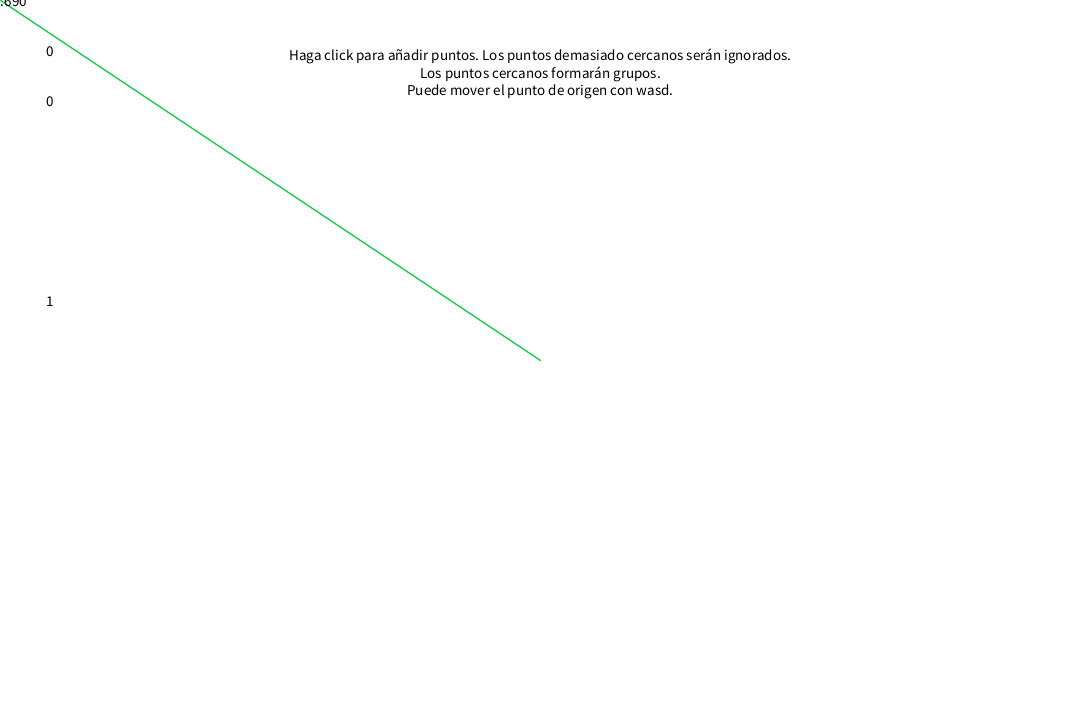
Frame 1 (no input)
Frame 60 (the mouse pressed at the canvas centre just before this capture): identical to frame 1, image omitted
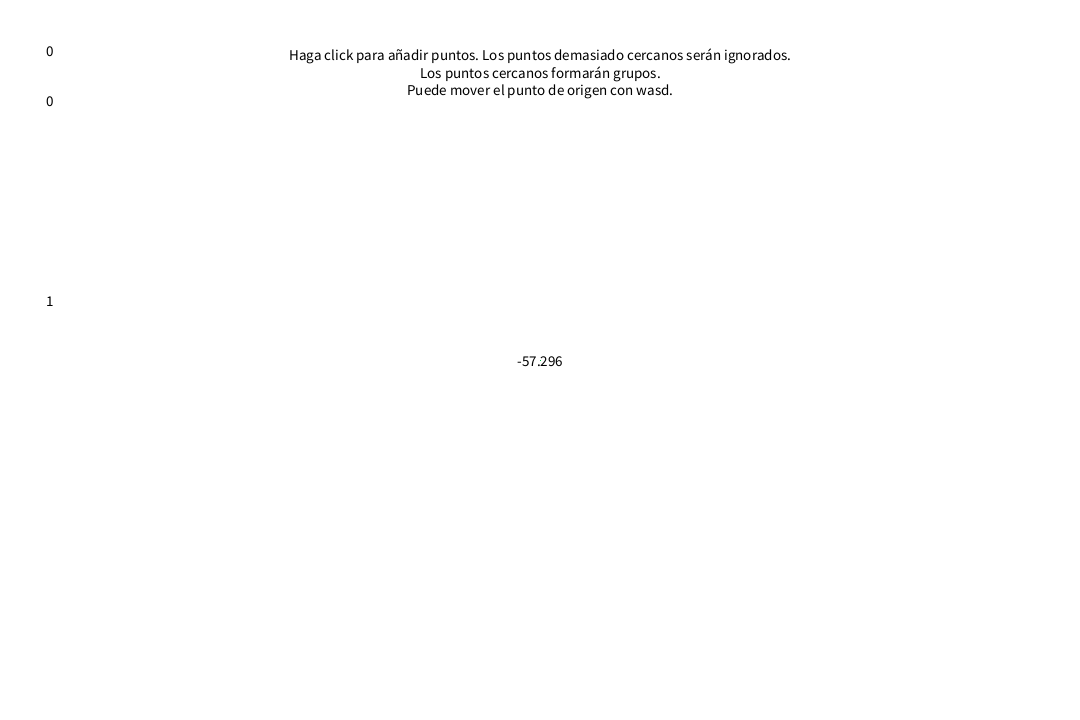
Frame 120 (the mouse held since frame 60 and released just before this capture)

The Processing sketch that drew these frames (run headless with seeded random() and noise(); from frame 60 on, the mouse is pressed at the canvas centre):

// Processing sketch: PathFinder
// ── PathFinder.pde
class Punto {
  int x, y;
  Punto (int xpos, int ypos) {
    x=xpos;
    y=ypos;
  }
}

ArrayList<ArrayList<Punto>> objetos= new ArrayList<ArrayList<Punto>>(); //este array contiene a los objetos, que son todos los grupos de puntos
ArrayList<ArrayList<Punto>> obstaculos= new ArrayList<ArrayList<Punto>>(); //este array contiene a los obstaculos, que son los objetos en el camino del robot
Punto origen = new Punto(540, 360);//un punto colocado en el centro del mapa, mas adelante sera la posicion del robot
Punto mouse = new Punto(0, 0);

ArrayList<ArrayList<Punto>> rutas= new ArrayList<ArrayList<Punto>>(); //cada ruta es una serie de puntos que definen la ruta si se sigue de incio a fin

void setup() {
  size(1080, 720);
  stroke(0);
  textSize(15);
  textAlign(CENTER, CENTER);
  surface.setTitle("MovAut");
}


void draw() {
  obstaculos.clear();
  mouse.x=mouseX;
  mouse.y=mouseY;
  background(255);

  fill(0);
  text("Haga click para añadir puntos. Los puntos demasiado cercanos serán ignorados.\nLos puntos cercanos formarán grupos.\nPuede mover el punto de origen con wasd.", width*0.5, height*0.1);

  getRutas(origen,mouse);
  fill(0,0,255);
  for(int i=0;i<rutas.size();i++)
    line(origen,rutas.get(i).get(0));


  /*if (obstaculos.size()>0) { 
    stroke(255, 0, 0);
    drawPoint(origen);
    fill(255, 0, 0);
  } else {
    stroke(0, 255, 0);
    drawPoint(origen);
    fill(0, 255, 0);
  }*/
  stroke(0,255,0);
  line(origen, mouse);

  stroke(0);
  for (int i=0; i<objetos.size(); i++) {  //dibuja todos los puntos
    for (int j=0; j<objetos.get(i).size(); j++) {
      drawPoint(objetos.get(i).get(j));
      fill(0);
      text(j, objetos.get(i).get(j).x, objetos.get(i).get(j).y);
    }
  }

  fill(0);
  text(obstaculos.size(), 50, 50);
  text(objetos.size(), 50, 100);

  text(anguloY(mouse,origen)*360.0/(2*PI),mouseX,mouseY);
}

void drawPoint(Punto p) {  //dibuja un punto de una forma mas visual que point()
  fill(255);
  circle(p.x, p.y, 6);
  circle(p.x, p.y, 2);
}

void addPoint(int x, int y) { //añade un punto al grupo que este suficientemente cerca, en caso de que no lo haya crea uno para el nuevo punto
  boolean perteneceGrupo = false;
  boolean demasiadoCerca = false;
  Punto nuevo = new Punto(x, y);
  int grupo=-1;
  for (int i=0; i<objetos.size(); i++) { //este for comprueba que el punto no esta demasiado cerca a ningun otro grupo
    for (int j=0; j<objetos.get(i).size(); j++) {
      if (dist(objetos.get(i).get(j), nuevo)<10)
        demasiadoCerca=true;
    }
  obstacles:
    for (int j=0; j<objetos.get(i).size(); j++) {
      if (dist(objetos.get(i).get(j), nuevo)<20 && !demasiadoCerca) {
        if (grupo==-1) {  //si es el primer grupo al que se une, simplemente se une
          objetos.get(i).add(nuevo);
          grupo=i;
        } else { //si ya se unió a otro grupo, une ambos grupos
          objetos.get(grupo).addAll(objetos.get(i));
          objetos.remove(i);
          i--;
        }
        perteneceGrupo = true;
        break obstacles;
      }
    }
  }
  if (!perteneceGrupo && !demasiadoCerca) { //aqui se crea el nuevo grupo
    objetos.add(new ArrayList<Punto>());
    objetos.get(objetos.size()-1).add(nuevo);
  }
}

void getObstaculos(Punto inicio, Punto fin) {
  obstaculos.clear();
  boolean cortado;
  float a1=anguloY(fin, inicio);
  int max, min;

  for (int i=0; i<objetos.size(); i++) {  //recorre todos los objetos, calcula en cada uno de ellos cual es el punto mas a la derecha y a la izquierda, y determina si esta en medio de la ruta
    max=angMax(a1, objetos.get(i));
    min=angMin(a1, objetos.get(i));
    //line(inicio, objetos.get(i).get(max));
    //line(inicio, objetos.get(i).get(min));
    if (angulo2(a1, anguloY(objetos.get(i).get(max), inicio))*angulo2(a1, anguloY(objetos.get(i).get(min), inicio))<0)
      obstaculos.add(objetos.get(i));
  }
  for (int i=0; i<obstaculos.size(); i++) {  //elimina los obstaculos que no cortan la recta, que nos son verdaderos obstaculos
    cortado=false;
    for (int j=0; j<obstaculos.get(i).size()-1 /*&& !cortado*/; j++)
      for (int k=j+1; k<obstaculos.get(i).size() /*&& !cortado*/; k++)
        if (/*dist(obstaculos.get(i).get(j), obstaculos.get(i).get(k))<25 &&*/ corte(inicio,fin, obstaculos.get(i).get(k), obstaculos.get(i).get(j))){
          cortado=true;
          //line(obstaculos.get(i).get(j), obstaculos.get(i).get(k));
        }
    if (!cortado) {
      obstaculos.remove(i);
      i--;
    }
  }
}

void getRutas(Punto inicio, Punto fin){
  rutas.clear();
  rutas.add(new ArrayList<Punto>());
  rutas.get(0).add(inicio);
  rutas.get(0).add(fin);

  for(int i=0;i<rutas.get(0).size()-1;i++){
    float a1=anguloY(rutas.get(0).get(i+1),rutas.get(0).get(i));
    getObstaculos(rutas.get(0).get(i),rutas.get(0).get(i+1));
    if(obstaculos.size()>0){
      print(i);
      for (int j=0; j<obstaculos.size(); j++) {  //recorre todos los objetos, calcula en cada uno de ellos cual es el punto mas a la derecha y a la izquierda, y determina si esta en medio de la ruta
        rutas.add((ArrayList<Punto>)rutas.get(i).clone());
        rutas.add((ArrayList<Punto>)rutas.get(i).clone());
        rutas.get(0+j*2+1).add(i+1,obstaculos.get(j).get(angMax(a1, obstaculos.get(j))));
        rutas.get(0+j*2+2).add(i+1,obstaculos.get(j).get(angMin(a1, obstaculos.get(j))));
      }
      rutas.remove(i);
      //i--;
    }  
  }
  fill(0);
  text(rutas.size(),50,300);
  for(int i=0;i<rutas.size();i++)  //este for imprime todas las rutas posible en azul
    for(int j=0;j<rutas.get(0).size()-1;j++){
      stroke(0,0,255);
      line(rutas.get(i).get(j),rutas.get(i).get(j+1));
  }
}

void line(Punto p1, Punto p2) { //como la funcion line, pero toma puntos en vez de coordenadas
  line(p1.x, p1.y, p2.x, p2.y);
}

float dist(Punto a, Punto b) { //como la funcion dist, pero con puntos
  return sqrt((float)(pow((a.x-b.x), 2)+pow((a.y-b.y), 2)));
}

float anguloY(int x1, int y1, int x2, int y2) { //mide el angulo entre una recta y el eje de abcisas
  float angulo = -1;
  if (x1>x2)
    angulo = atan(float(y2-y1)/float(x2-x1))+PI/2;
  if (x2>x1)
    angulo = atan(float(y2-y1)/float(x2-x1))+3*PI/2;
  if (x1==x2 && y2<y1)
    angulo = PI;
  if (x1==x2 && y2>y1)
    angulo = 0;
  return angulo;
}

float anguloY(Punto p1, Punto p2) { //hace lo mismo que el otro anguloY, pero coje puntos en vez de coordenadas
  float angulo = -1;
  if (p1.x>p2.x)
    angulo = atan(float(p2.y-p1.y)/float(p2.x-p1.x))+PI/2;
  if (p2.x>p1.x)
    angulo = atan(float(p2.y-p1.y)/float(p2.x-p1.x))+3*PI/2;
  if (p1.x==p2.x && p2.y<p1.y)
    angulo = PI;
  if (p1.x==p2.x && p2.y>p1.y)
    angulo = 0;
  return angulo;
}

float angulo2(float a1, float a2) { //mide la diferencia entre dos angulos, con valores entre -pi y pi
  float angulo=0;
  angulo = a2-a1;
  if (angulo>PI)
    angulo = angulo - 2*PI;
  if (angulo<-PI)
    angulo = angulo + 2*PI;
  return angulo;
}

int angMax(float a1, ArrayList<Punto> objeto) { //devuelve el indice del punto con la diferencia angular mayor respecto a un agulo a1
  int max= 0;
  float angMax, ang;
  angMax=angulo2(a1, anguloY(objeto.get(max), origen));
  for (int i=0; i<objeto.size(); i++) {
    ang=angulo2(a1, anguloY(objeto.get(i), origen));
    if (ang>angMax) {
      max=i;
      angMax=angulo2(a1, anguloY(objeto.get(max), origen));
    }
  }
  return max;
}

int angMin(float a1, ArrayList<Punto> objeto) {  //devuelve el indice del punto con la diferencia angular menor respecto a un agulo a1
  int min= 0;
  float angMin, ang;
  angMin=angulo2(a1, anguloY(objeto.get(min), origen));
  for (int i=0; i<objeto.size(); i++) {
    ang=angulo2(a1, anguloY(objeto.get(i), origen));
    if (ang<angMin) {
      min=i;
      angMin=angulo2(a1, anguloY(objeto.get(min), origen));
    }
  }
  return min;
}


boolean corte(Punto a, Punto b, Punto c, Punto d) {
  int x, y;

  float m1=float(b.y-a.y)/float(b.x-a.x);
  float n1=float(a.y)-m1*float(a.x);
  float m2=float(d.y-c.y)/float(d.x-c.x);
  float n2=float(c.y)-m2*float(c.x);
      
  if (b.x==a.x){
    x=a.x;
    y = (int)(m2*float(x)+n2);
  }
  else {
    if (c.x==d.x)
      x=c.x;
    else 
      x = (int)((n1-n2)/(m2-m1));
    y = (int)(m1*float(x)+n1);
  }
 
if (x>=min(a.x, b.x) && x<=max(a.x, b.x) && y>=min(a.y, b.y) && y<=max(a.y, b.y) &&
  x>=min(c.x, d.x) && x<=max(d.x, b.x) && y>=min(c.y, d.y) && y<=max(c.y, d.y))
  return true;
else
  return false;
}

void mouseClicked() {
  addPoint(mouseX, mouseY); //añade puntos al hacer click;
}

void keyPressed() {
  if (key=='a')
    origen.x-=2;
  if (key=='d')
    origen.x+=2;
  if (key=='w')
    origen.y-=2;
  if (key=='s')
    origen.y+=2;
}
